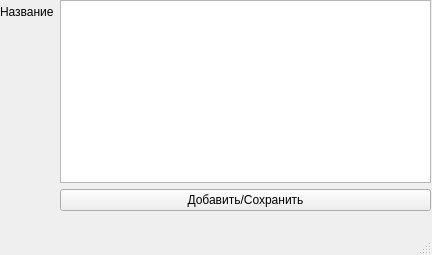
<?xml version="1.0" encoding="UTF-8"?>
<ui version="4.0">
 <class>MainWindow</class>
 <widget class="QMainWindow" name="MainWindow">
  <property name="geometry">
   <rect>
    <x>0</x>
    <y>0</y>
    <width>432</width>
    <height>255</height>
   </rect>
  </property>
  <property name="windowTitle">
   <string>Добавление/редактирование помещения</string>
  </property>
  <widget class="QWidget" name="centralwidget">
   <widget class="QWidget" name="formLayoutWidget">
    <property name="geometry">
     <rect>
      <x>0</x>
      <y>0</y>
      <width>431</width>
      <height>211</height>
     </rect>
    </property>
    <layout class="QFormLayout" name="formLayout">
     <item row="0" column="0">
      <widget class="QLabel" name="label">
       <property name="text">
        <string>Название</string>
       </property>
      </widget>
     </item>
     <item row="1" column="1">
      <widget class="QPushButton" name="save">
       <property name="text">
        <string>Добавить/Сохранить</string>
       </property>
      </widget>
     </item>
     <item row="0" column="1">
      <widget class="QPlainTextEdit" name="plainTextEdit"/>
     </item>
    </layout>
   </widget>
  </widget>
  <widget class="QMenuBar" name="menubar">
   <property name="geometry">
    <rect>
     <x>0</x>
     <y>0</y>
     <width>432</width>
     <height>22</height>
    </rect>
   </property>
  </widget>
  <widget class="QStatusBar" name="statusbar"/>
 </widget>
 <resources/>
 <connections/>
</ui>
